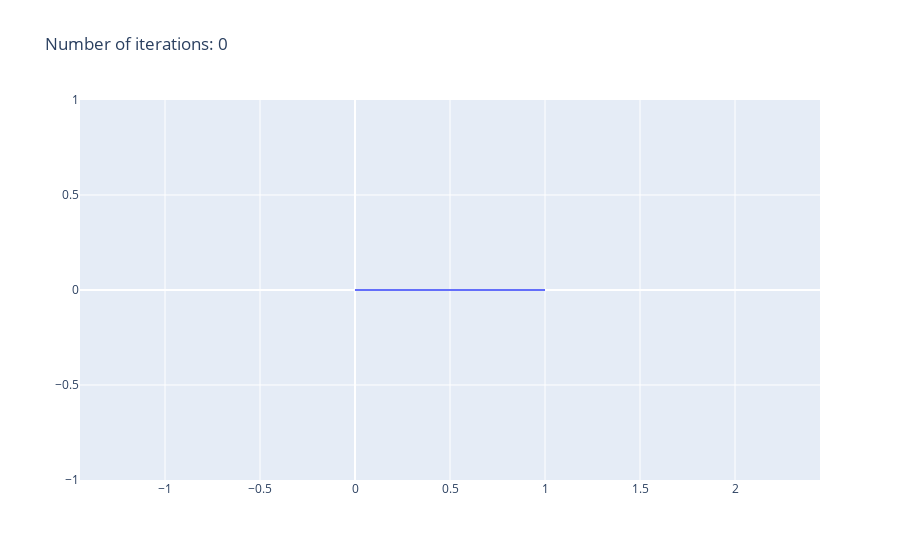
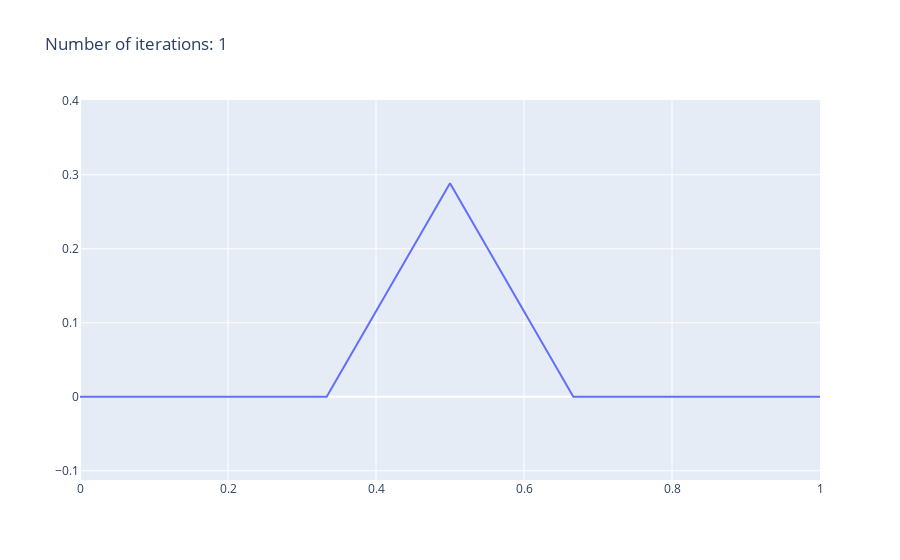
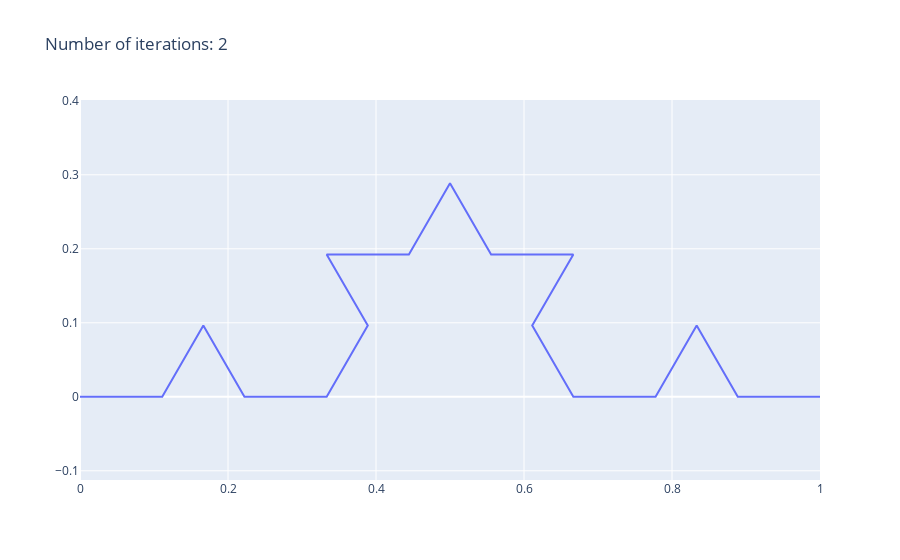
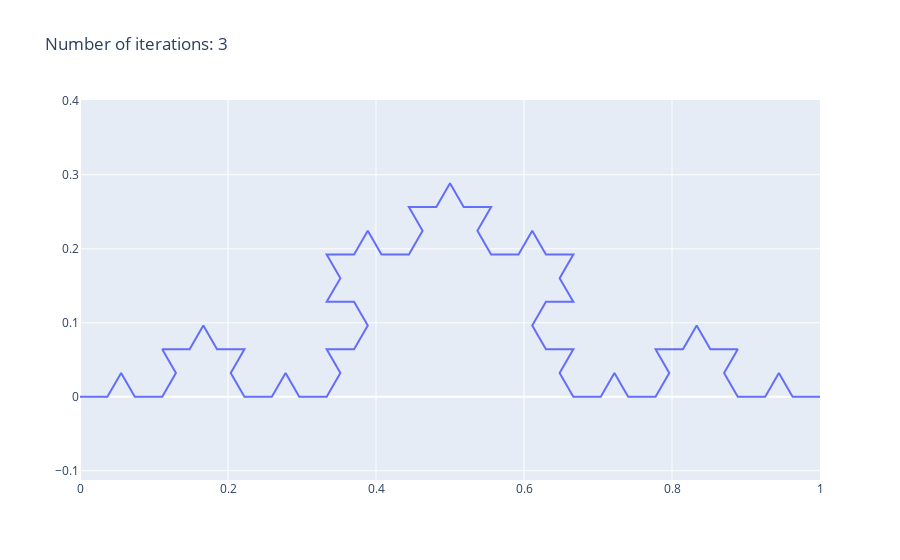

The code cell stored with these charts, in order, in its notebook:
### Code cell
A = (0,0)
B = (1,0)
C = (1/2, sqrt(3)/2)
for i in range(5):
    draw_curve(generate_vertices(A,B,i), f"Number of iterations: {i}")

### Figure 1 — Plotly figure (JSON) as saved in the notebook; plotly's stock layout.template omitted (floating-point values rounded to 4 significant figures)
{"data": [{"line": {"width": 2}, "mode": "lines", "type": "scatter", "x": [0, 1], "y": [0, 0]}], "layout": {"autosize": true, "showlegend": false, "title": {"text": "Number of iterations: 0"}, "xaxis": {"autorange": true, "domain": [0, 1], "range": [-4.822, 5.822], "scaleanchor": "y", "type": "linear"}, "yaxis": {"autorange": true, "domain": [0, 1], "range": [-1, 1], "scaleanchor": "x", "type": "linear"}}}

### Figure 2 — Plotly figure (JSON) as saved in the notebook; plotly's stock layout.template omitted (floating-point values rounded to 4 significant figures)
{"data": [{"line": {"width": 2}, "mode": "lines", "type": "scatter", "x": [0, 0.3333, 0.5, 0.6667, 1], "y": [0, 0, 0.2887, 0, 0]}], "layout": {"autosize": true, "showlegend": false, "title": {"text": "Number of iterations: 1"}, "xaxis": {"autorange": true, "domain": [0, 1], "range": [-0.3536, 1.354], "scaleanchor": "y", "type": "linear"}, "yaxis": {"autorange": true, "domain": [0, 1], "range": [-0.01604, 0.3047], "scaleanchor": "x", "type": "linear"}}}

### Figure 3 — Plotly figure (JSON) as saved in the notebook; plotly's stock layout.template omitted (floating-point values rounded to 4 significant figures)
{"data": [{"line": {"width": 2}, "mode": "lines", "type": "scatter", "x": [0, 0.1111, 0.1667, 0.2222, 0.3333, 0.3889, 0.3333, 0.4444, 0.5, 0.5556, 0.6667, 0.6111, 0.6667, 0.7778, 0.8333, 0.8889, 1], "y": [0, 0, 0.09623, 0, 0, 0.09623, 0.1925, 0.1925, 0.2887, 0.1925, 0.1925, 0.09623, 0, 0, 0.09623, 0, 0]}], "layout": {"autosize": true, "showlegend": false, "title": {"text": "Number of iterations: 2"}, "xaxis": {"autorange": true, "domain": [0, 1], "range": [-0.3536, 1.354], "scaleanchor": "y", "type": "linear"}, "yaxis": {"autorange": true, "domain": [0, 1], "range": [-0.01604, 0.3047], "scaleanchor": "x", "type": "linear"}}}

### Figure 4 — Plotly figure (JSON) as saved in the notebook; plotly's stock layout.template omitted (floating-point values rounded to 4 significant figures)
{"data": [{"line": {"width": 2}, "mode": "lines", "type": "scatter", "x": [0, 0.03704, 0.05556, 0.07407, 0.1111, 0.1296, 0.1111, 0.1481, 0.1667, 0.1852, 0.2222, 0.2037, 0.2222, 0.2593, 0.2778, 0.2963, 0.3333, 0.3519, 0.3333, 0.3704, 0.3889, 0.3704, 0.3333, 0.3519, 0.3333, 0.3704, 0.3889, 0.4074, 0.4444, 0.463, 0.4444, 0.4815, 0.5, 0.5185, 0.5556, 0.537, 0.5556, 0.5926, 0.6111, 0.6296, 0.6667, 0.6481, 0.6667, 0.6296, 0.6111, 0.6296, 0.6667, 0.6481, 0.6667, 0.7037, 0.7222, 0.7407, 0.7778, 0.7963, 0.7778, 0.8148, 0.8333, 0.8519, 0.8889, 0.8704, 0.8889, 0.9259, 0.9444, 0.963, 1], "y": [0, 0, 0.03208, 0, 0, 0.03208, 0.06415, 0.06415, 0.09623, 0.06415, 0.06415, 0.03208, 0, 0, 0.03208, 0, 0, 0.03208, 0.06415, 0.06415, 0.09623, 0.1283, 0.1283, 0.1604, 0.1925, 0.1925, 0.2245, 0.1925, 0.1925, 0.2245, 0.2566, 0.2566, 0.2887, 0.2566, 0.2566, 0.2245, 0.1925, 0.1925, 0.2245, 0.1925, 0.1925, 0.1604, 0.1283, 0.1283, 0.09623, 0.06415, 0.06415, 0.03208, 0, 0, 0.03208, 0, 0, 0.03208, 0.06415, 0.06415, 0.09623, 0.06415, 0.06415, 0.03208, 0, 0, 0.03208, 0, 0]}], "layout": {"autosize": true, "showlegend": false, "title": {"text": "Number of iterations: 3"}, "xaxis": {"autorange": true, "domain": [0, 1], "range": [-0.3536, 1.354], "scaleanchor": "y", "type": "linear"}, "yaxis": {"autorange": true, "domain": [0, 1], "range": [-0.01604, 0.3047], "scaleanchor": "x", "type": "linear"}}}
